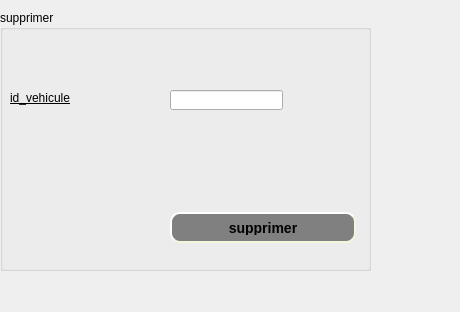
     <widget class="QWidget" name="tab_7">
      <attribute name="title">
       <string>supprimer</string>
      </attribute>
      <widget class="QGroupBox" name="groupBox_4">
       <property name="geometry">
        <rect>
         <x>0</x>
         <y>10</y>
         <width>371</width>
         <height>261</height>
        </rect>
       </property>
       <property name="title">
        <string>supprimer</string>
       </property>
       <widget class="QLabel" name="label_9">
        <property name="geometry">
         <rect>
          <x>10</x>
          <y>80</y>
          <width>91</width>
          <height>16</height>
         </rect>
        </property>
        <property name="styleSheet">
         <string notr="true">font: 12pt &quot;Andalus&quot;;
text-decoration: underline;</string>
        </property>
        <property name="text">
         <string>id_vehicule</string>
        </property>
       </widget>
       <widget class="QLineEdit" name="id1_vehicule_panne">
        <property name="geometry">
         <rect>
          <x>170</x>
          <y>80</y>
          <width>113</width>
          <height>20</height>
         </rect>
        </property>
       </widget>
       <widget class="QPushButton" name="pushButton_4">
        <property name="geometry">
         <rect>
          <x>170</x>
          <y>202</y>
          <width>186</width>
          <height>31</height>
         </rect>
        </property>
        <property name="styleSheet">
         <string notr="true">QPushButton#pushButton_4 {
    background-color: grey;
    border-style: outset;
    border-width: 2px;
    border-radius: 10px;
    border-color: beige;
    font: bold 14px;
    min-width: 10em;
    padding: 6px;
}</string>
        </property>
        <property name="text">
         <string>supprimer</string>
        </property>
       </widget>
       <widget class="QLabel" name="lab_8">
        <property name="geometry">
         <rect>
          <x>0</x>
          <y>20</y>
          <width>601</width>
          <height>321</height>
         </rect>
        </property>
        <property name="text">
         <string/>
        </property>
        <property name="pixmap">
         <pixmap>../../Downloads/78634496_719301035223392_5189077133661569024_n (1).jpg</pixmap>
        </property>
       </widget>
       <zorder>lab_8</zorder>
       <zorder>label_9</zorder>
       <zorder>id1_vehicule_panne</zorder>
       <zorder>pushButton_4</zorder>
      </widget>
      <widget class="QLabel" name="label_22">
       <property name="geometry">
        <rect>
         <x>0</x>
         <y>2</y>
         <width>451</width>
         <height>301</height>
        </rect>
       </property>
       <property name="text">
        <string/>
       </property>
       <property name="pixmap">
        <pixmap>../../Downloads/76765592_3409434282430241_7790646126016724992_n.jpg</pixmap>
       </property>
      </widget>
      <zorder>label_22</zorder>
      <zorder>groupBox_4</zorder>
     </widget>
